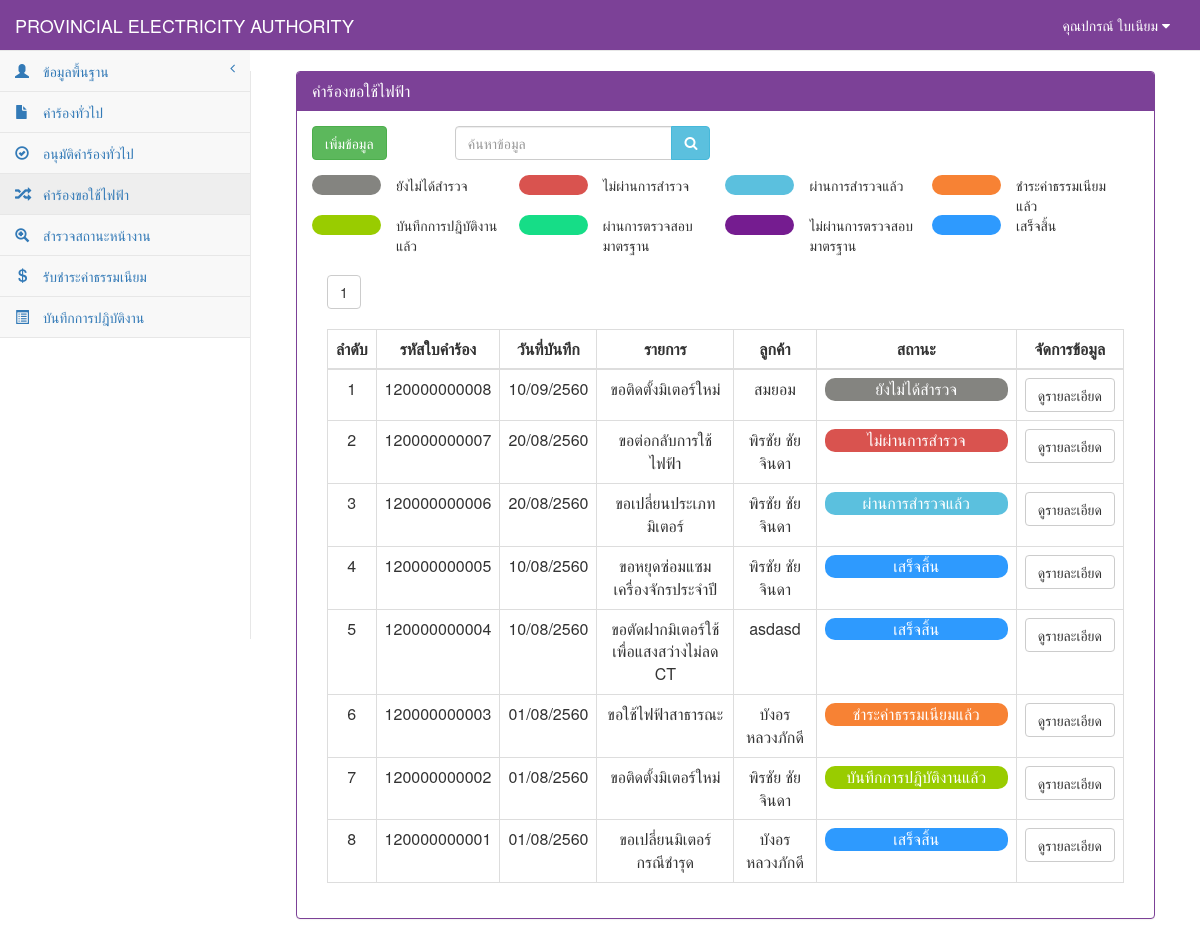
The app's page /RequestElectricity_show.php (signed in), older data.
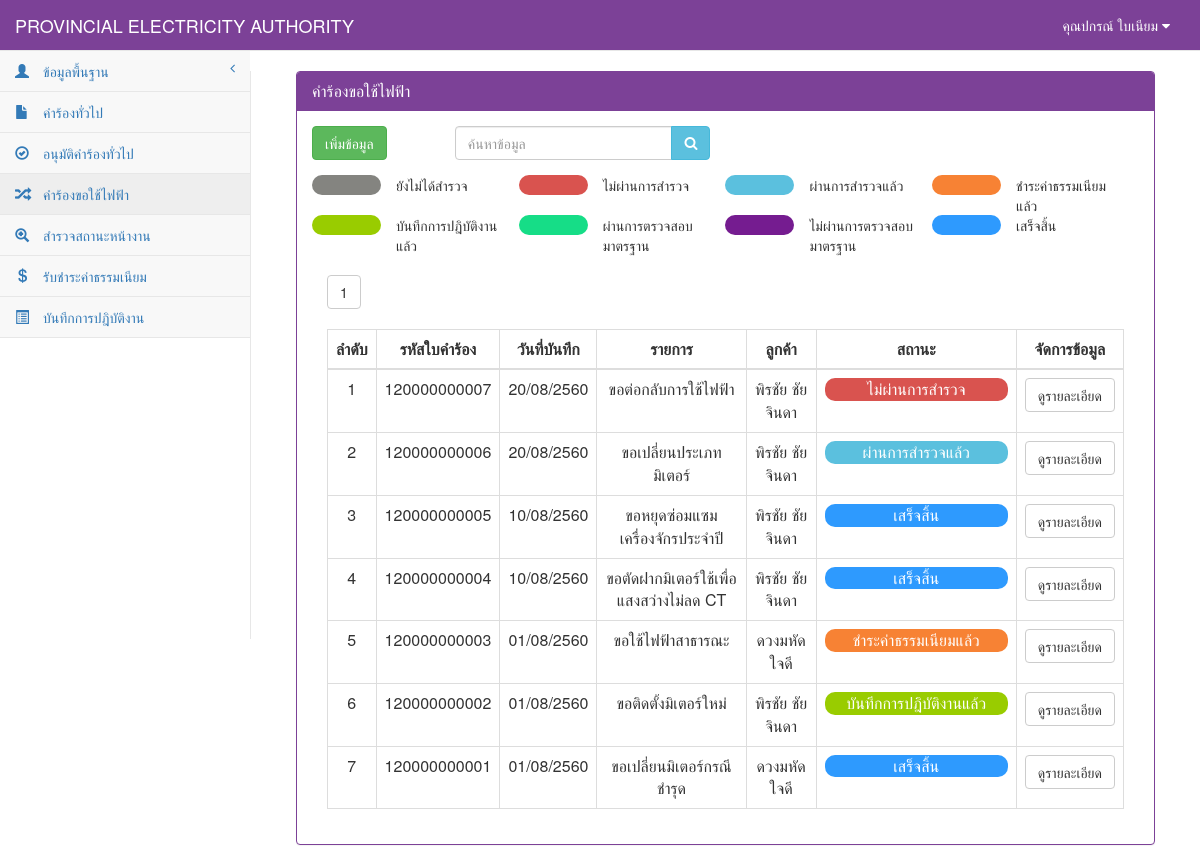
The same page, newer data.
### tables this page shows
CREATE TABLE `tb_electricity` (
  `re_id` char(12) NOT NULL,
  `re_date` date NOT NULL,
  `re_branch` varchar(50) NOT NULL,
  `user_id` char(13) NOT NULL,
  `cus_id` char(13) NOT NULL,
  `re_place_type` int(1) NOT NULL,
  `re_place_other` varchar(50) NOT NULL,
  `re_place_name` varchar(50) NOT NULL,
  `re_place_homeid` varchar(20) NOT NULL,
  `re_place_number` varchar(20) NOT NULL,
  `re_place_village` varchar(20) NOT NULL,
  `re_place_room` varchar(10) NOT NULL,
  `re_place_floor` varchar(5) NOT NULL,
  `re_place_alley` varchar(50) NOT NULL,
  `re_place_alleyway` varchar(50) NOT NULL,
  `re_place_road` varchar(50) NOT NULL,
  `re_place_villno` varchar(2) NOT NULL,
  `re_place_district` varchar(30) NOT NULL,
  `re_place_canton` varchar(30) NOT NULL,
  `re_place_province` varchar(30) NOT NULL,
  `re_place_post` varchar(10) NOT NULL,
  `re_place_tel` char(10) NOT NULL,
  `re_place_fax` char(10) NOT NULL,
  `re_place_email` varchar(30) NOT NULL,
  `re_place_service` varchar(10) NOT NULL,
  `re_contact_place` varchar(100) NOT NULL,
  `re_contact_homeid` varchar(20) NOT NULL,
  `re_contact_number` varchar(20) NOT NULL,
  `re_contact_village` varchar(20) NOT NULL,
  `re_contact_room` varchar(10) NOT NULL,
  `re_contact_floor` varchar(5) NOT NULL,
  `re_contact_alley` varchar(50) NOT NULL,
  `re_contact_alleyway` varchar(50) NOT NULL,
  `re_contact_road` varchar(50) NOT NULL,
  `re_contact_villno` varchar(2) NOT NULL,
  `re_contact_district` varchar(30) NOT NULL,
  `re_contact_canton` varchar(30) NOT NULL,
  `re_contact_province` varchar(30) NOT NULL,
  `re_contact_post` varchar(10) NOT NULL,
  `re_contact_tel` char(10) NOT NULL,
  `re_contact_fax` char(10) NOT NULL,
  `re_contact_email` varchar(30) NOT NULL,
  `re_want_type` int(2) NOT NULL,
  `re_want_other` varchar(100) NOT NULL,
  `re_detail` varchar(100) NOT NULL,
  `re_use_type` int(1) NOT NULL,
  `re_use_other` varchar(255) NOT NULL,
  `re_dateset` date NOT NULL,
  `re_keep_type` int(1) NOT NULL,
  `re_keep_name` varchar(255) NOT NULL,
  `re_keep_homeid` varchar(20) NOT NULL,
  `re_keep_number` varchar(20) NOT NULL,
  `re_keep_village` varchar(20) NOT NULL,
  `re_keep_room` varchar(20) NOT NULL,
  `re_keep_floor` varchar(5) NOT NULL,
  `re_keep_alley` varchar(50) NOT NULL,
  `re_keep_alleyway` varchar(50) NOT NULL,
  `re_keep_road` varchar(50) NOT NULL,
  `re_keep_villno` varchar(2) NOT NULL,
  `re_keep_district` varchar(30) NOT NULL,
  `re_keep_canton` varchar(30) NOT NULL,
  `re_keep_province` varchar(30) NOT NULL,
  `re_keep_post` varchar(10) NOT NULL,
  `re_keep_tel` char(10) NOT NULL,
  `re_keep_fax` char(10) NOT NULL,
  `re_keep_email` varchar(30) NOT NULL,
  `re_picture` varchar(255) NOT NULL,
  `re_status` int(1) NOT NULL,
  PRIMARY KEY  (`re_id`)
);

CREATE TABLE `tb_customer` (
  `cus_id` char(13) NOT NULL,
  `cus_first` varchar(50) NOT NULL,
  `cus_name` varchar(50) NOT NULL,
  `cus_type` varchar(30) NOT NULL,
  `cus_code` char(9) NOT NULL,
  `cus_tax` char(13) NOT NULL,
  `cus_homeid` varchar(20) NOT NULL,
  `cus_number` varchar(20) NOT NULL,
  `cus_village` varchar(20) NOT NULL,
  `cus_room` varchar(10) NOT NULL,
  `cus_floor` varchar(5) NOT NULL,
  `cus_alley` varchar(50) NOT NULL,
  `cus_alleyway` varchar(50) NOT NULL,
  `cus_road` varchar(50) NOT NULL,
  `cus_vilno` varchar(2) NOT NULL,
  `cus_district` varchar(30) NOT NULL,
  `cus_canton` varchar(30) NOT NULL,
  `cus_province` varchar(30) NOT NULL,
  `cus_post` varchar(10) NOT NULL,
  `cus_tel` char(10) NOT NULL,
  `cus_fax` char(10) NOT NULL,
  `cus_email` varchar(30) NOT NULL,
  PRIMARY KEY  (`cus_id`)
);

### connect_db.php (called while the page is built, shortened)
<?php
$dbname="pea";
$limit=10;
?>

### RequestElectricity_show.php (the view, shortened to what the changed rows need)
<?php
include "connect_db.php";
function Dateim($mydate){
    $d=split("-",$mydate);
    $mydate=$d[2]."/".$d[1]."/".($d[0]+543);
    return "$mydate";
}
?>
<!DOCTYPE html>
<html>
<head>
    <link href="vendor/bootstrap/css/bootstrap.css" rel="stylesheet">
    <link href="vendor/metisMenu/metisMenu.css" rel="stylesheet">
    <link href="dist/css/sb-admin-2.css" rel="stylesheet">
    <link href="vendor/font-awesome/css/font-awesome.css" rel="stylesheet" type="text/css">
</head>
<body>
    <div id="page-wrapper">
        <div class="col-sm-12 ">
            <div class="panel panel-primary">
                <div class="panel-heading">
                    <h2 class="panel-title">คำร้องขอใช้ไฟฟ้า</h2>
                </div>
            <div class="panel-body">
                <br>
            <div class="col-sm-12">
                <div class="table-responsive">
                    <?php
                        $sql_all_rows="select * from tb_electricity order by re_id";
                        $result_all_rows=mysql_db_query($dbname,$sql_all_rows);
                        $rows=mysql_num_rows($result_all_rows);
                        $total_page=ceil($rows/$limit);
                        if($_GET[start]==""){ $start="1"; }else{ $start=$_GET[start]; }
                    ?>
                    <?php
                    for($i=1;$i<=$total_page;$i++){
                            if($start==$i){
                                    echo "<a href='RequestElectricity_show.php?start=".$i."&limit=".$limit."'><button class='btn btn-default '>".$i."</button></a>&nbsp;";
                            }else{
                                    echo "<a href='RequestElectricity_show.php?start=".$i."&limit=".$limit."' c><button class='btn btn-default active'>".$i."</button></a>&nbsp;";
                            }
                    }
                    ?> <br><br>
                    <table width="100%" class="table table-bordered table-hover">
                        <thead>
                            <tr>
                                <th class=" text-center" >ลำดับ</th>
                                <th class=" text-center" >รหัสใบคำร้อง</th>
                                <th class=" text-center" >วันที่บันทึก</th>
                                <th class=" text-center" >รายการ</th>
                                <th class=" text-center" >ลูกค้า</th>
                                <th class=" text-center" style="min-width: 200">สถานะ</th>
                                <th class=" text-center">จัดการข้อมูล</th>
                            </tr>
                        </thead>
                            <tbody>
                            <?php
                                if($_GET[start]=="" || $_GET[start]=="1"){
                                        $page="0";
                                }else{
                                        $page=($_GET[start]-1)*$limit;
                                }
                                $sql="select * from tb_electricity where re_id like '%".$_POST[search]."%' order by re_id desc limit $page,$limit";
                                $result=mysql_db_query($dbname,$sql);
                                    if(mysql_num_rows($result)>0){
                                        while($array=mysql_fetch_array($result)){
                                            $page++;
                                            $sqlcus="select * from tb_customer where cus_id='".$array[cus_id]."'";
                                            $resultcus=mysql_db_query($dbname,$sqlcus);
                                            $arraycus=mysql_fetch_array($resultcus);
                                            if ($array[re_want_type] == 0) {
                                                $want = "ขอติดตั้งมิเตอร์ใหม่";
                                            } elseif ($array[re_want_type] == 1) {
                                                $want = "ขอตัดฝากมิเตอร์โดยไม่ใช้ไฟฟ้า";
                                            } elseif ($array[re_want_type] == 2) {
                                                $want = "ขอต่อกลับการใช้ไฟฟ้า";
                                            } elseif ($array[re_want_type] == 3) {
                                                $want = "ขอเพื่มขนาดมิเตอร์/อุปกรณ์ประกอบ";
                                            } elseif ($array[re_want_type] == 4) {
                                                $want = "ขอเปลี่ยนประเภทมิเตอร์";
                                            } elseif ($array[re_want_type] == 5) {
                                                $want = "ขอหยุดซ่อมแซมเครื่องจักรประจำปี";
                                            } elseif ($array[re_want_type] == 6) {
                                                $want = "ขอใช้ไฟฟ้าชั่วคราวแบบเหมาจ่าย";
                                            } elseif ($array[re_want_type] == 7) {
                                                $want = "ขอติดตั้งไฟฟ้าชั่วคราว";
                                            } elseif ($array[re_want_type] == 8) {
                                                $want = "ขอตัดฝากมิเตอร์ใช้เพื่อแสงสว่างไม่ลด CT";
                                            } elseif ($array[re_want_type] == 9) {
                                                $want = "ขอยกเลิกเลิกการใช้ไฟฟ้า";
                                            } elseif ($array[re_want_type] == 10) {
                                                $want = "ชอลดขนาดมิเตอร์/อุปกรณ์ประกอบ";
                                            } elseif ($array[re_want_type] == 11) {
                                                $want = "ขอใช้ไฟฟ้าสาธารณะ";
                                            } elseif ($array[re_want_type] == 12) {
                                                $want = "ขอตัดมิเตอร์ใช้เพื่อแสงสว่างลด CT";
                                            } elseif ($array[re_want_type] == 13) {
                                                $want = "ขอย้ายจุดติดตั้งมิเตอร์/อุปกรณ์ประกอบ";
                                            } elseif ($array[re_want_type] == 14) {
                                                $want = "ขอเปลี่ยนมิเตอร์กรณีชำรุด";
                                            } elseif ($array[re_want_type] == 15) {
                                                $want = "ขอใช้ไฟฟ้าตู้โทรศัพท์ต่อตรง";
                                            } elseif ($array[re_want_type] == 16) {
                                                $want = $array[re_place_other];
                                            }
                                            if($array[re_status]==0){
                                                $label="ยังไม่ได้สำรวจ";
                                                $status="#848480";
                                            }elseif($array[re_status]==1){
                                               $status="#5bc0de";
                                               $label="ผ่านการสำรวจแล้ว";
                                            }elseif($array[re_status]==2){
                                               $status="#F78234";
                                               $label="ชำระค่าธรรมเนียมแล้ว";
                                            }elseif($array[re_status]==3){
                                               $status="#99cc00";
                                               $label="บันทึกการปฎิบัติงานแล้ว";
                                            }elseif($array[re_status]==4){
                                               $status="#16DD87";
                                               $label="ผ่านการตรวจสอบมาตรฐาน";
                                            }elseif($array[re_status]==5){
                                               $status="#751C90";
                                               $label="ไม่ผ่านการตรวจสอบมาตรฐาน";
                                            }elseif($array[re_status]==6){
                                               $status="#2E9AFE";
                                               $label="เสร็จสิ้น";
                                            }elseif($array[re_status]==9){
                                               $status="#d9534f";
                                               $label="ไม่ผ่านการสำรวจ";
                                            }
                            ?>
                                    <tr>
                                        <td class="text-center"><?=$page?></td>
                                            <td class=" text-center"><?=$array[re_id]?></td>
                                            <td class=" text-center"><?= Dateim($array[re_date]);?></td>
                                            <td class=" text-center"><?=$want?></td>
                                            <td class="text-center"><?=$arraycus[cus_name]?></td>
                                            <td class="text-center"><div style="border-radius:10px; background-color: <?=$status?>; color: white;"><?=$label?></div></td>
                                            <td align="center">
                                                <div class="btn-group">
                                                    <a class="btn btn-default" href="RequestElectricity_detail.php?re_id=<?=$array[re_id]?>">ดูรายละเอียด</a>
                                                </div>
                                            </td>
                                    </tr>
                                    <?php
                                        }
                                            }else{
                                    ?>
                                    <tr><td colspan="7" align="center">ไม่พบข้อมูล</td></tr>
                                    <?
                                            }
                                    ?>
                            </tbody>
                    </table>
                </div>
            </div>
        </div>
        </div>
    </div>
</div>
</body>
</html>

Row changes from the older to the newer data that the page shows:
removed tb_electricity: array "120000000008", array "10/09/2560", want "ขอติดตั้งมิเตอร์ใหม่", cus.cus_name "สมยอม", label "ยังไม่ได้สำรวจ"
changed tb_electricity (number 4 of 7 on the later page): cus.cus_name "asdasd" → "พิรชัย ชัยจินดา"
changed through a linked row, tb_electricity (number 5 of 7 on the later page): cus.cus_name "บังอร หลวงภักดี" → "ดวงมหัด ใจดี"
changed through a linked row, tb_electricity (number 7 of 7 on the later page): cus.cus_name "บังอร หลวงภักดี" → "ดวงมหัด ใจดี"
